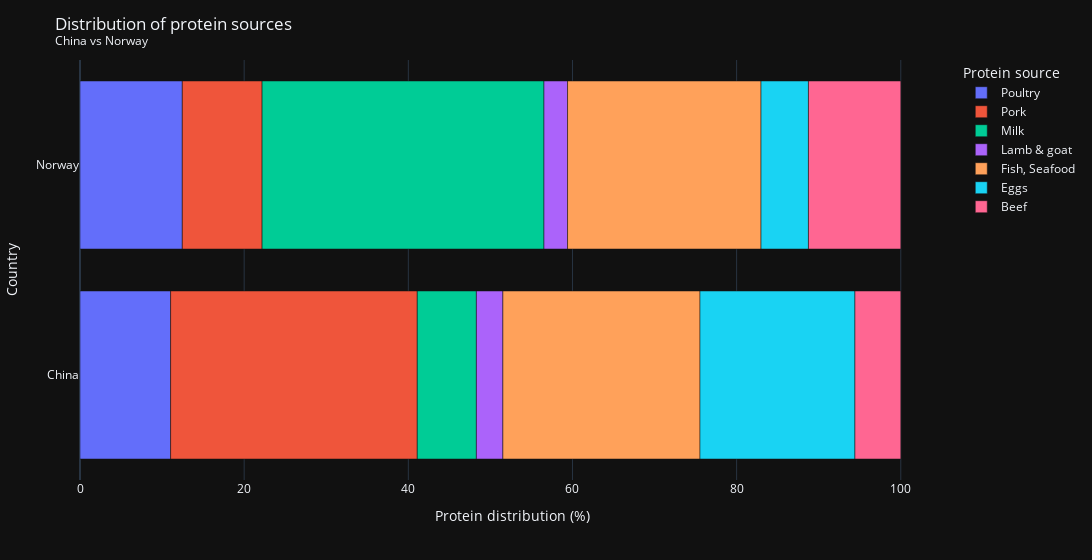

Here is the notebook cell this chart was saved with:
### Code cell
protein_sum = protein.sum(axis=1)

protein_cds = {'countries': list(protein.index.values)}

# Calculate fraction so we get range from 0 to 100%
for food in list(protein.columns):
    protein_cds[food] = list((protein[food].values / protein_sum) * 100)

df_plot = pd.DataFrame.from_dict(protein_cds)
df_plot = pd.melt(df_plot, ['countries'], df_plot.columns[1:],
                  var_name='Protein source',
                  value_name='Protein amount')
df_plot = df_plot.sort_values('Protein source', ascending=False)

fig = px.bar(df_plot,
             x='Protein amount',
             y='countries',
             color='Protein source',
             orientation='h')

fig.update_layout(
    title='Distribution of protein sources<br><sup>China vs Norway</sup>',
    xaxis=dict(
        title='Protein distribution (%)',
        showgrid=True
    ),
    yaxis=dict(
        title='Country'
    ),
    width=1200
)

### Figure 1 — Plotly figure (JSON) as saved in the notebook; plotly's stock layout.template omitted (floating-point values rounded to 4 significant figures)
{"data": [{"alignmentgroup": "True", "hovertemplate": "Protein source=Poultry<br>Protein amount=%{x}<br>countries=%{y}<extra></extra>", "legendgroup": "Poultry", "marker": {"color": "#636efa", "pattern": {"shape": ""}}, "name": "Poultry", "offsetgroup": "Poultry", "orientation": "h", "showlegend": true, "textposition": "auto", "x": [11.04, 12.46], "xaxis": "x", "y": ["China", "Norway"], "yaxis": "y", "type": "bar"}, {"alignmentgroup": "True", "hovertemplate": "Protein source=Pork<br>Protein amount=%{x}<br>countries=%{y}<extra></extra>", "legendgroup": "Pork", "marker": {"color": "#EF553B", "pattern": {"shape": ""}}, "name": "Pork", "offsetgroup": "Pork", "orientation": "h", "showlegend": true, "textposition": "auto", "x": [30.05, 9.719], "xaxis": "x", "y": ["China", "Norway"], "yaxis": "y", "type": "bar"}, {"alignmentgroup": "True", "hovertemplate": "Protein source=Milk<br>Protein amount=%{x}<br>countries=%{y}<extra></extra>", "legendgroup": "Milk", "marker": {"color": "#00cc96", "pattern": {"shape": ""}}, "name": "Milk", "offsetgroup": "Milk", "orientation": "h", "showlegend": true, "textposition": "auto", "x": [7.201, 34.34], "xaxis": "x", "y": ["China", "Norway"], "yaxis": "y", "type": "bar"}, {"alignmentgroup": "True", "hovertemplate": "Protein source=Lamb & goat<br>Protein amount=%{x}<br>countries=%{y}<extra></extra>", "legendgroup": "Lamb & goat", "marker": {"color": "#ab63fa", "pattern": {"shape": ""}}, "name": "Lamb & goat", "offsetgroup": "Lamb & goat", "orientation": "h", "showlegend": true, "textposition": "auto", "x": [3.23, 2.873], "xaxis": "x", "y": ["China", "Norway"], "yaxis": "y", "type": "bar"}, {"alignmentgroup": "True", "hovertemplate": "Protein source=Fish, Seafood<br>Protein amount=%{x}<br>countries=%{y}<extra></extra>", "legendgroup": "Fish, Seafood", "marker": {"color": "#FFA15A", "pattern": {"shape": ""}}, "name": "Fish, Seafood", "offsetgroup": "Fish, Seafood", "orientation": "h", "showlegend": true, "textposition": "auto", "x": [24.01, 23.57], "xaxis": "x", "y": ["China", "Norway"], "yaxis": "y", "type": "bar"}, {"alignmentgroup": "True", "hovertemplate": "Protein source=Eggs<br>Protein amount=%{x}<br>countries=%{y}<extra></extra>", "legendgroup": "Eggs", "marker": {"color": "#19d3f3", "pattern": {"shape": ""}}, "name": "Eggs", "offsetgroup": "Eggs", "orientation": "h", "showlegend": true, "textposition": "auto", "x": [18.88, 5.777], "xaxis": "x", "y": ["China", "Norway"], "yaxis": "y", "type": "bar"}, {"alignmentgroup": "True", "hovertemplate": "Protein source=Beef<br>Protein amount=%{x}<br>countries=%{y}<extra></extra>", "legendgroup": "Beef", "marker": {"color": "#FF6692", "pattern": {"shape": ""}}, "name": "Beef", "offsetgroup": "Beef", "orientation": "h", "showlegend": true, "textposition": "auto", "x": [5.586, 11.25], "xaxis": "x", "y": ["China", "Norway"], "yaxis": "y", "type": "bar"}], "layout": {"xaxis": {"anchor": "y", "domain": [0.0, 1.0], "title": {"text": "Protein distribution (%)"}, "showgrid": true}, "yaxis": {"anchor": "x", "domain": [0.0, 1.0], "title": {"text": "Country"}}, "legend": {"title": {"text": "Protein source"}, "tracegroupgap": 0}, "margin": {"t": 60}, "barmode": "relative", "title": {"text": "Distribution of protein sources<br><sup>China vs Norway</sup>"}, "width": 1200}}
